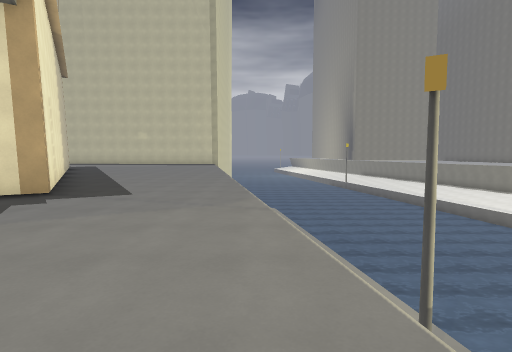
[1] (above)

24 first-person views from a walk through a 3-D level made in the Godot game engine. The camera is 1.5 m above the floor, tilts 4° down and sees 80° across. The floor is counted in squares, 2 m on a side. Each view is taken from the middle of a square. On the plan, view 1 faces up. The plan holds only what a view shows up to about 10 squares ahead; the rest is blank. The place goes on beyond the plan. Characters and animated objects are not drawn. Surface patterns are stand-ins for the level's own textures.

[2]
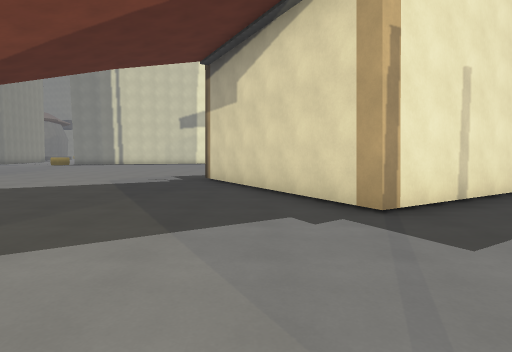

[3]
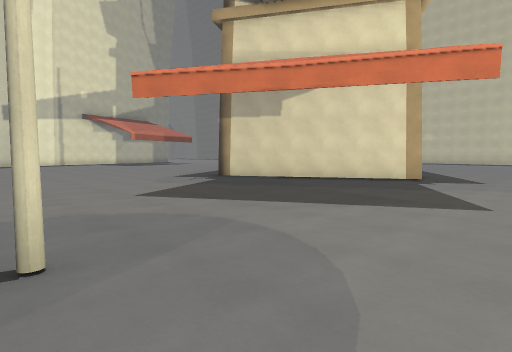

[4]
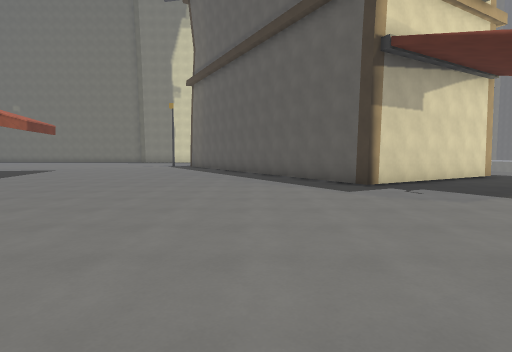

[5]
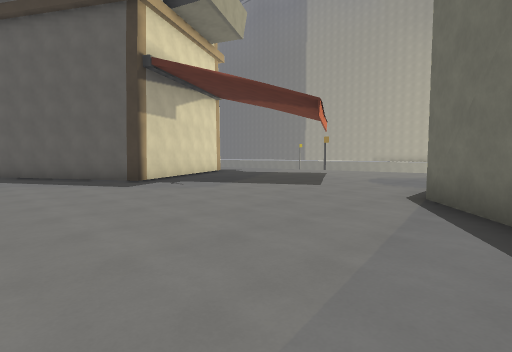

[6]
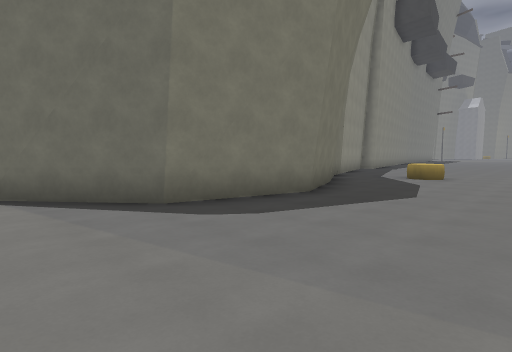

[7]
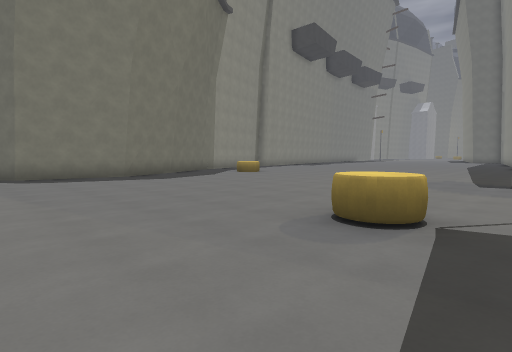

[8]
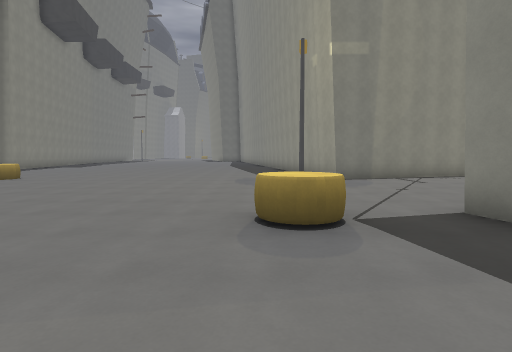

[9]
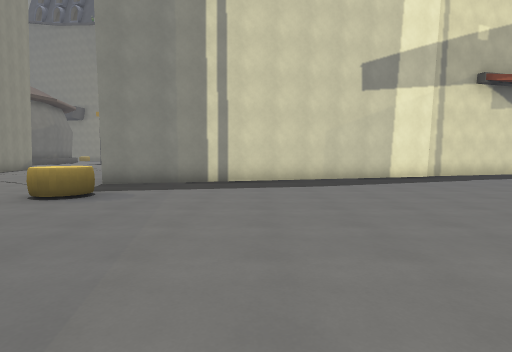

[10]
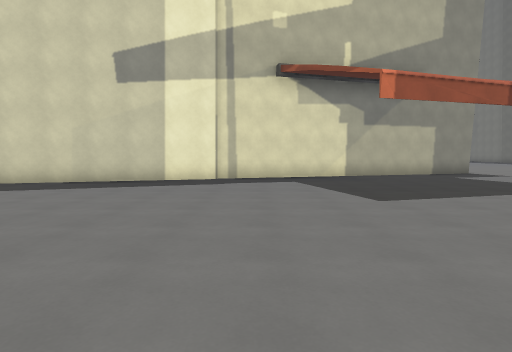

[11]
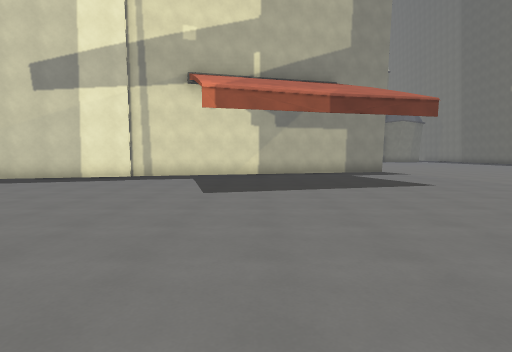

[12]
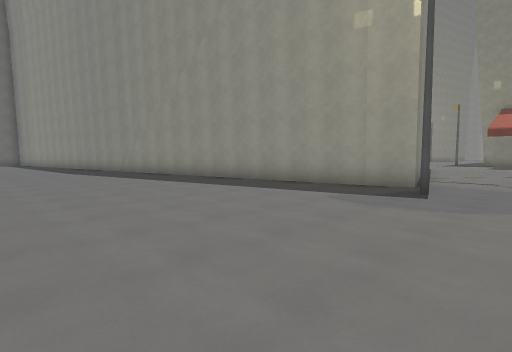

[13]
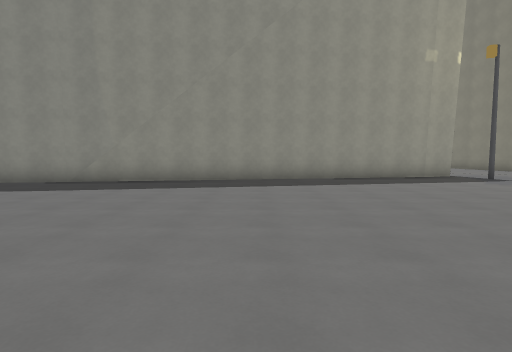

[14]
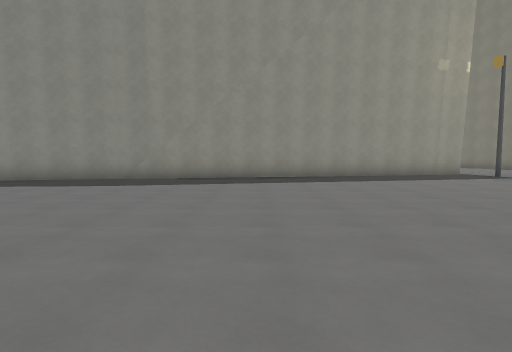

[15]
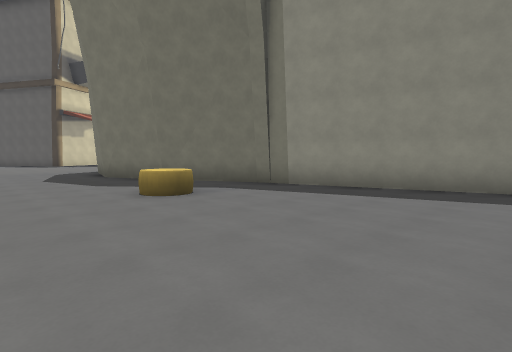

[16]
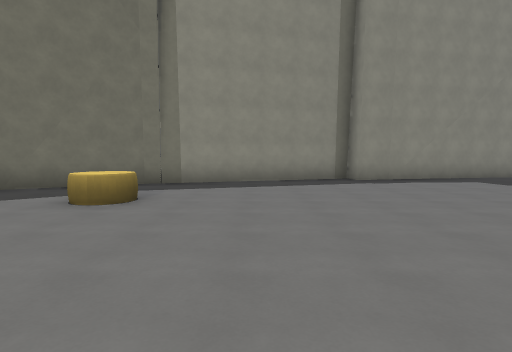

[17]
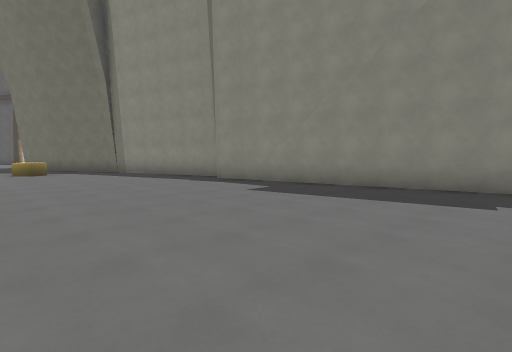

[18]
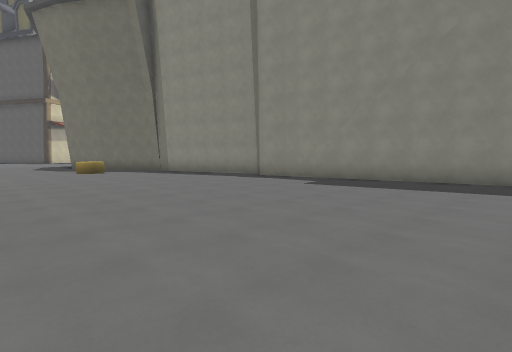

[19]
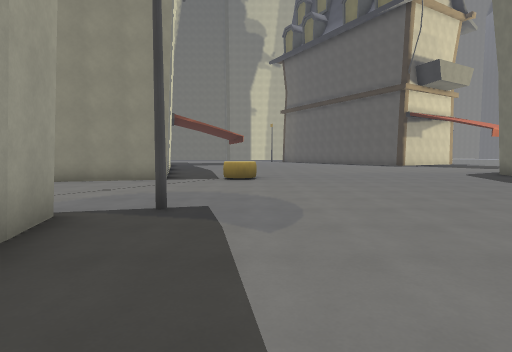

[20]
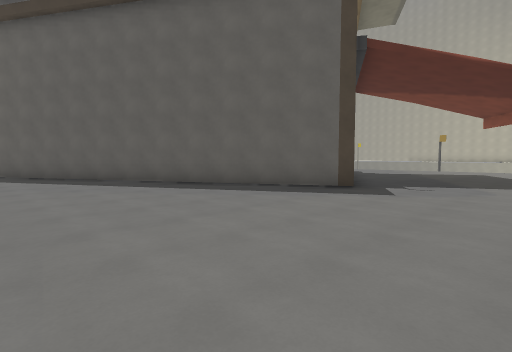

[21]
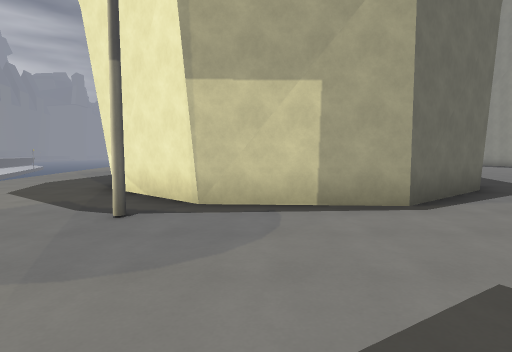

[22]
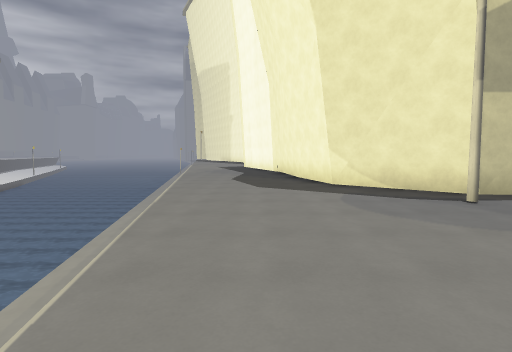

[23]
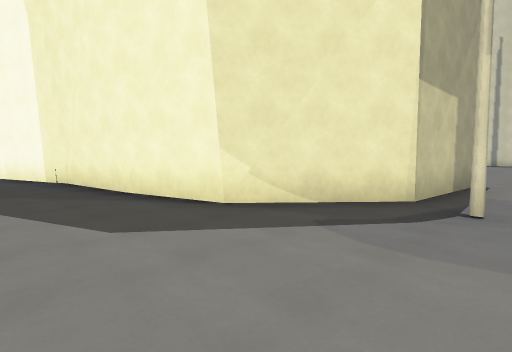

[24]
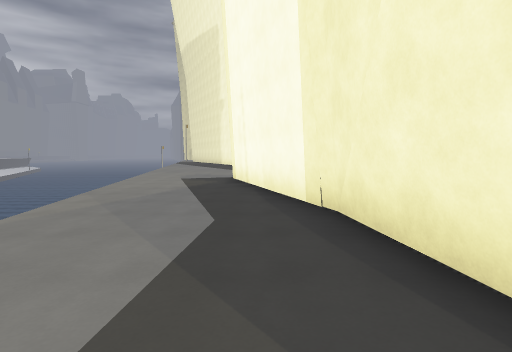

### Floor plan
Key: @ floor where view 1 was taken; # wall or solid block; . floor; = window, fence, low wall or low ledge; v drop or lower ground; P post; C cheese.
Columns run from 25 left of view 1 to 5 right of it. Each row starts with its distance up from view 1.
 11  ....     .##
 10 ......    ..#     #......  vvvv
  9 ........  ..##    ##.....  vvvv
  8 ......... ...#     ##....  vvvv
  7 .............##     #....v  vvv
  6 ..............##    ##...v  vvv
  5 ...............#  ###.....  vvv
  4 ...............####....... vv
  3 #...............##........vv
  2 #.........................v
  1 #.........................v
  0 ##.......................@v
 -1  #.........................
 -2  #.........................
 -3  #.........................v v
 -4  ##...................P....v vv
 -5   #..............#####.....v vv
 -6   #.............#     #....v vv
 -7   ##...........#       #.... vv
 -8    #.C.........#       #....  v
 -9 ####.CC........#       #....  v
-10  ..............#        #...
-11  ...............=       #...v
-12  ...............#       #...v
-13 .................#      #....
-14 .....P........C..#      #....
-15 .###..........C..##     ##...
-16    ##.............#      #...v
-17     #.............#      #...v
-18     #.............##     #....
-19     #..............#
-20     #..............#
-21     ##.............#
-22      #.............#
-23      #.............#
-24      #.............#
-25      #.............##
-26      #..............#
-27      ##.............#
-28       #.. ........

Positions as (right, up) in squares from view 1, and headings:
1: (0, 0), facing up
2: (0, 4), facing left
3: (-1, -4), facing up-left
4: (-12, -5), facing up
5: (-13, -6), facing up-right
6: (-14, -4), facing down-right
7: (-21, -5), facing down-right
8: (-19, -5), facing down
9: (-14, -5), facing left
10: (-15, 2), facing left
11: (-14, 5), facing left
12: (-14, -12), facing down-left
13: (-11, -21), facing left
14: (-10, -22), facing left
15: (-14, -20), facing up-right
16: (-16, -17), facing right
17: (-13, -28), facing up-right
18: (-15, -28), facing up-right
19: (-19, -18), facing up
20: (-16, -1), facing up-right
21: (-5, 0), facing down
22: (0, 1), facing down
23: (1, -3), facing down-left
24: (0, -8), facing down
